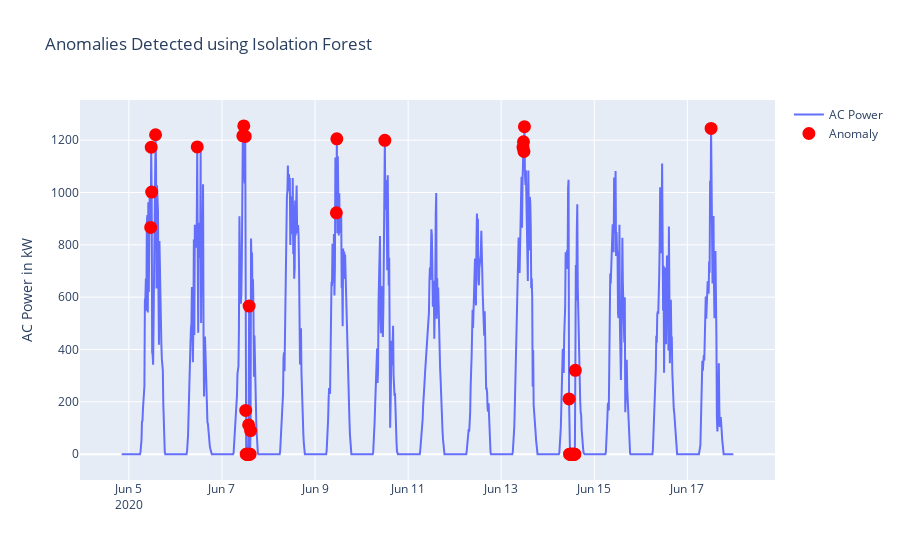

Notebook cell for this chart:
### Code cell
fig = go.Figure()

fig.add_trace(go.Scatter(x=test["DATE_TIME"], y=test["AC_POWER"],
                         mode='lines',
                         name='AC Power'))

fig.add_trace(go.Scatter(x=test["DATE_TIME"], y=test["anomalies"],
                         name='Anomaly',
                         mode='markers',
                         marker=dict(color="red",
                                     size=11,
                                     line=dict(color="red",
                                               width=2))))

fig.update_layout(title_text="Anomalies Detected using Isolation Forest",
                  yaxis1=dict(title="AC Power in kW"))

fig.show()

### Figure 1 — Plotly figure (JSON) as saved in the notebook; plotly's stock layout.template omitted (floating-point values rounded to 4 significant figures; data arrays with more than 128 entries replaced by an {"elided": "..."} marker saying what was removed)
{"data": [{"mode": "lines", "name": "AC Power", "type": "scatter", "x": {"elided": "1261 str values"}, "y": {"elided": "1261 float values"}}, {"marker": {"color": "red", "line": {"color": "red", "width": 2}, "size": 11}, "mode": "markers", "name": "Anomaly", "type": "scatter", "x": {"elided": "1261 str values"}, "y": {"elided": "1261 float values"}}], "layout": {"title": {"text": "Anomalies Detected using Isolation Forest"}, "yaxis": {"title": {"text": "AC Power in kW"}}}}
